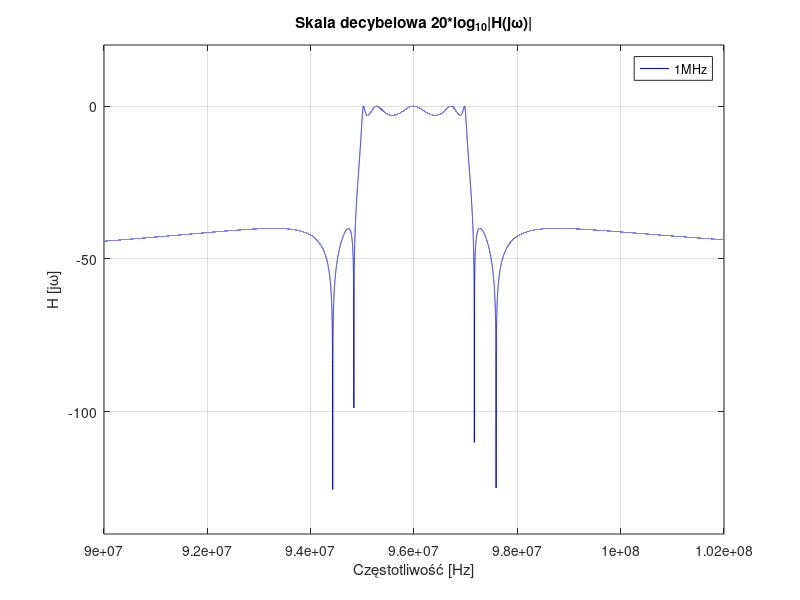
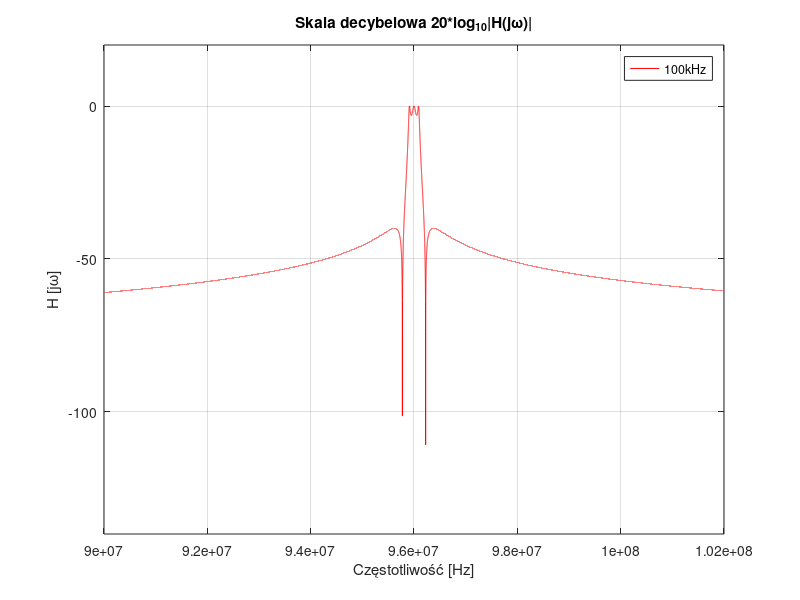
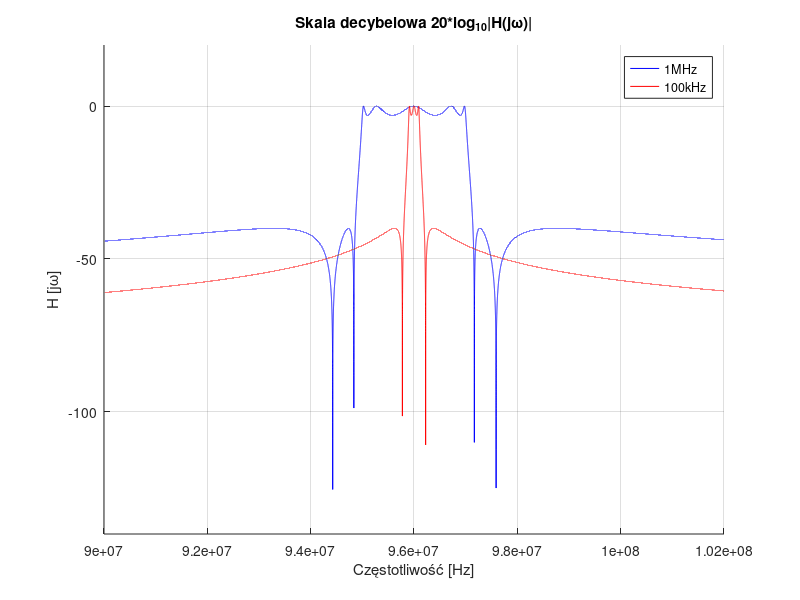
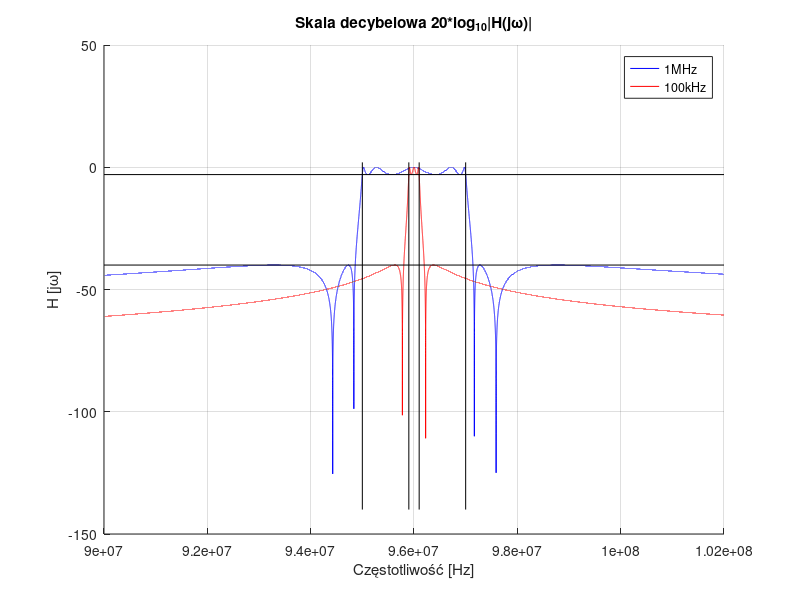

These charts were generated, in order, by the following MATLAB code:
clc; clear all; close all;

% Dane
f  = 90*10^6:100:102*10^6;  % Przedział od 90MHz do 102MHz
f0 = 96*10^6;               % Częstotliwość środkowa 96MHz -+ 100kHz
w  = 2*pi*f;

% Zaprojektuj testowy filtr  96 MHz ±1   MHz 
% Zafalowania w paśmie przepustowym nie większe niż 3 dB 
% Tłumienie w paśmie zaporowym co najmniej 40 dB.

% [bm, an] = ellip(rząd filtru, zafalowania, tłummenie, [zakres])

N=5;
[bm, an] = ellip(N, 3, 40, [2*pi*(f0-10^6) 2*pi*(f0+10^6)], 's');
H1       = polyval(bm, j*w)./polyval(an, j*w);
H1       = H1/max(H1);
H1log    = 20*log10(abs(H1));

figure('Name','Filtr testowy');
set(figure(1),'units','points');
plot(f,H1log,'b'); 
title('Skala decybelowa 20*log_{10}|H(j\omega)|');
legend('1MHz');
xlabel('Częstotliwość [Hz]');  
ylabel('H [j\omega]');
ylim([-140, 20]);
grid;

% Zaprojektuj docelowy filtr 96 MHz ±100 kHz. 
% Zafalowania w paśmie przepustowym nie większe niż 3 dB 
% Tłumienie w paśmie zaporowym co najmniej 40 dB.

% [bm, an] = ellip(rząd filtru, zafalowania, tłummenie, [zakres])

N=3;
[bm, an] = ellip(N, 3, 40, [2*pi*(f0-10^5) 2*pi*(f0+10^5)], 's');
H2       = polyval(bm, j*w)./polyval(an, j*w);
H2       = H2/max(H2);
H2log    = 20*log10(abs(H2));

figure('Name','Filtr docelowy');
set(figure(2),'units','points');
plot(f,H2log,'r'); 
title('Skala decybelowa 20*log_{10}|H(j\omega)|');
legend('100kHz');
xlabel('Częstotliwość [Hz]'); 
ylabel('H [j\omega]'); 
ylim([-140, 20]);
grid;

% Porównanie filtrów 
% Zaznacz punkty charakterystyczne na wykresie 
% (granice pasma zaporowego i przepustowego).

figure('Name','Porównanie filtrów');
set(figure(3),'units','points');
hold on;
plot(f,H1log,'b'); 
plot(f,H2log,'r');
title('Skala decybelowa 20*log_{10}|H(j\omega)|');
legend('1MHz','100kHz');
xlabel('Częstotliwość [Hz]'); 
ylabel('H [j\omega]'); 
ylim([-140, 20]);
grid;
hold off;

% Zaznacz punkty charakterystyczne na wykresie 
% (granice pasma zaporowego i przepustowego).

figure('Name','Granice pasma zaporowego i przepustowego');
set(figure(4),'units','points');
hold on;
plot(f,H1log,'b'); 
plot(f,H2log,'r');
plot([95.9 95.9]*10^6, [2 -140], 'k'); 
plot([96.1 96.1]*10^6, [2 -140], 'k');
plot([95 95]    *10^6, [2 -140], 'k'); 
plot([97 97]    *10^6, [2 -140], 'k');
plot([90 102]   *10^6, [-3 -3],  'k'); 
plot([90 102]   *10^6, [-40 -40],'k'); 
title('Skala decybelowa 20*log_{10}|H(j\omega)|');
legend('1MHz','100kHz');
xlabel('Częstotliwość [Hz]'); 
ylabel('H [j\omega]'); 
grid;
hold off;